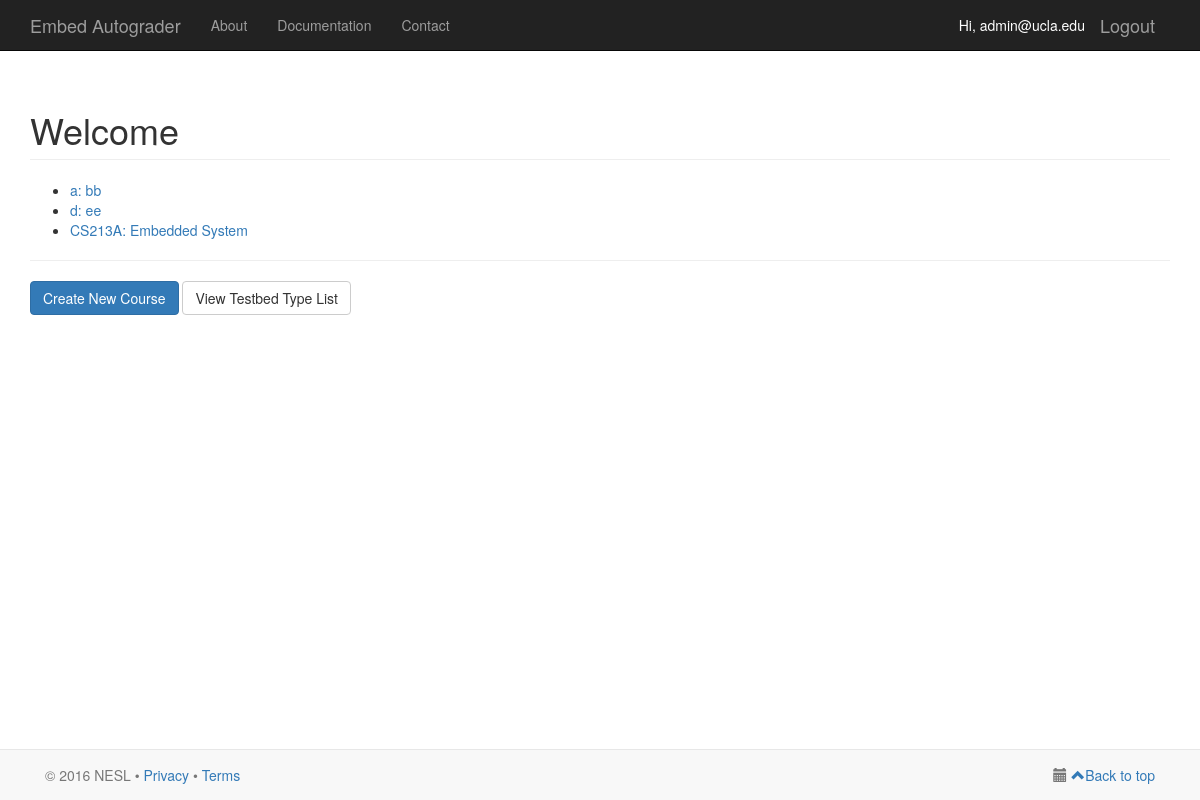
Page / (signed in) on the earlier database version.
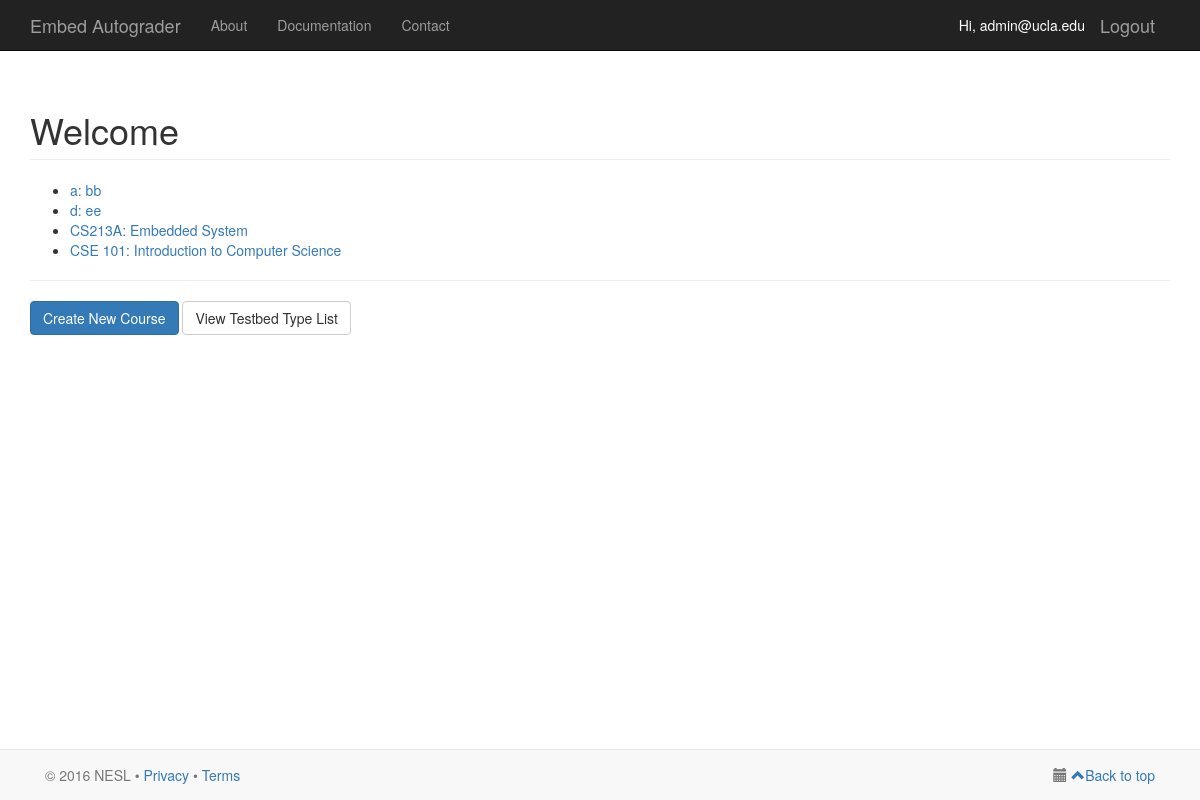
Same page on the later database version.
### serapis/models.py (models this page shows)
class Course(models.Model):
    instructor_id = models.ForeignKey(UserProfile, on_delete = models.CASCADE)
    course_code = models.CharField(max_length = 10, default = '')
    name = models.CharField(max_length = 100, default = '')
    description = models.TextField()

### serapis/views.py (the view)
# urls.py: url(r'^$', views.homepage, name='homepage'),
@login_required(login_url='/login/')
def homepage(request):
    username = request.user
    user = User.objects.filter(username=username)[0]
    user_profile = UserProfile.objects.filter(user=user)[0]
    course_list = Course.objects.filter(instructor_id=user_profile)
    template_context = {
            'user_profile': user_profile,
            'myuser': request.user,
            'course_list': course_list,
    }
    return render(request, 'serapis/homepage.html', template_context)

### serapis/templates/serapis/homepage.html (shortened to what this page needs)
{% extends 'serapis/base.html' %}
{% load staticfiles %}
{% block content %}
    <div class="container">
        <h1 class="page-header">Welcome</h1>
        {% if not course_list %}
            <p>No courses are available.</p>
        {% else %}
            <ul>
                {% for course in course_list %}
                    <li><a href="{% url 'course' course.id %}">{{ course.course_code }}: {{ course.name }}</a></li>
                {% endfor %}
            </ul>
        {% endif %}
        {% if user_profile.user_role == user_profile.ROLE_SUPER_USER or user_profile.user_role == user_profile.ROLE_INSTRUCTOR or user_profile.user_role == user_profile.ROLE_TA %}
            <hr/>
            <p>
                <a href="{% url 'create-course' %}" class="btn btn-primary">Create New Course</a>
                <a href="{% url 'testbed-type-list' %}" class="btn btn-default">View Testbed Type List</a>
            </p>
        {% endif %}
    </div>
{% endblock %}

Differences in the rows shown:
added Course: course_code "CSE 101", name "Introduction to Computer Science"
